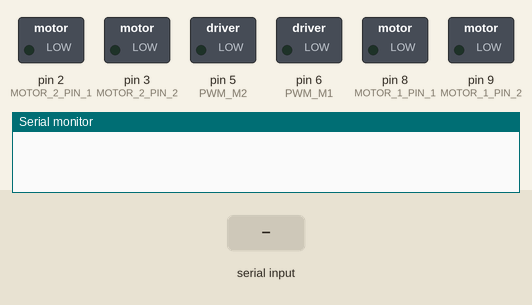
The sketch below on a simulated Arduino Uno, built with avr-gcc and run on an emulated ATmega328P. Shown: switched loads named in the sketch (green lamp = pin HIGH), the last lines printed to the serial monitor. The test bench sets the inputs (shaded band).

Above: at 1.2 s.
1.3 s: "F" received over Serial
At 1.6 s:
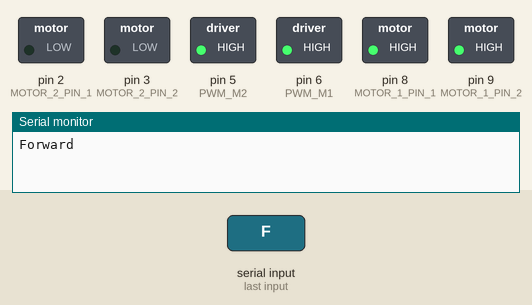
2.8 s: "B" received over Serial
At 3.9 s:
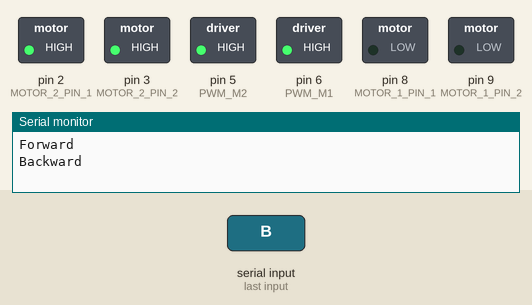
4.3 s: "L" received over Serial
At 5.1 s:
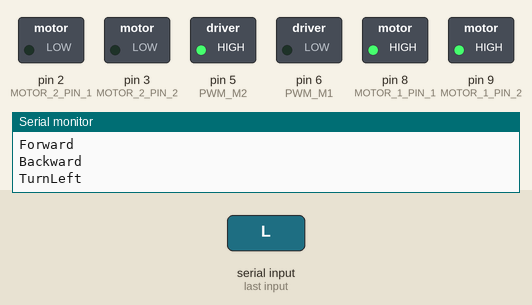
5.8 s: "R" received over Serial
At 6.2 s:
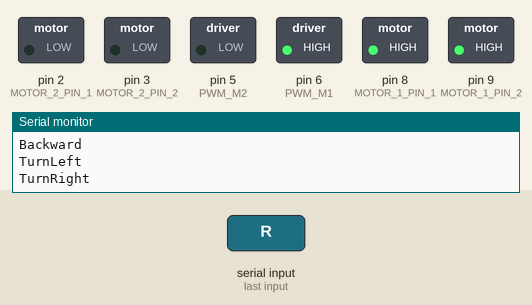
7.3 s: "S" received over Serial
At 8.6 s:
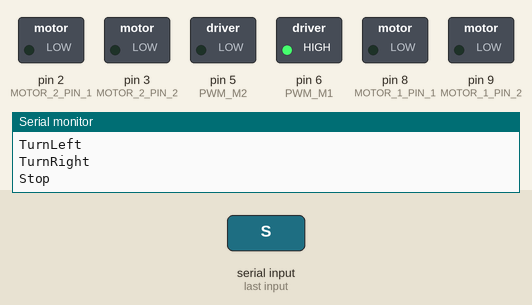
Timing chart, 0 to 9.8 s (numbered marks = the images above; inputs shaded):
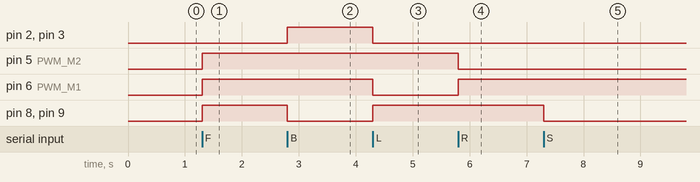

The sketch:

Motor_driver.ino
```cpp
const int PWM_M1=6;
const int PWM_M2=5;

const int MOTOR_1_PIN_1=8;
const int MOTOR_1_PIN_2=9;

const int MOTOR_2_PIN_1=2;
const int MOTOR_2_PIN_2=3;

int speed=255;

void setup() {
  // put your setup code here, to run once:
  pinMode(PWM_M1,OUTPUT);
  pinMode(PWM_M2,OUTPUT);

  pinMode(MOTOR_1_PIN_1,OUTPUT);
  pinMode(MOTOR_2_PIN_1,OUTPUT);

  pinMode(MOTOR_1_PIN_2,OUTPUT);
  pinMode(MOTOR_2_PIN_2,OUTPUT);
  Serial.begin(9600);
}

void loop() {
  // put your main code here, to run repeatedly:
  if(Serial.available())
  {
    char val = Serial.read();
    if(val == 'F')   //Forward
    {
        Serial.println("Forward");
  analogWrite(PWM_M1, speed);
  analogWrite(PWM_M2, speed);

  digitalWrite(MOTOR_1_PIN_1, HIGH);
  digitalWrite(MOTOR_2_PIN_1, LOW);

  digitalWrite(MOTOR_1_PIN_2, HIGH);
  digitalWrite(MOTOR_2_PIN_2, LOW);
    }
    else if(val == 'B')   //Backward
    {
        Serial.println("Backward");
  analogWrite(PWM_M1, speed);
  analogWrite(PWM_M2, speed);

  digitalWrite(MOTOR_1_PIN_1, LOW);
  digitalWrite(MOTOR_2_PIN_1, HIGH);

  digitalWrite(MOTOR_1_PIN_2, LOW);
  digitalWrite(MOTOR_2_PIN_2, HIGH);
    }
    else if(val == 'L')  //Left
    {
        Serial.println("TurnLeft");
  analogWrite(PWM_M1, 0);
  analogWrite(PWM_M2, speed);

  digitalWrite(MOTOR_1_PIN_1, HIGH);
  digitalWrite(MOTOR_2_PIN_1, LOW);

  digitalWrite(MOTOR_1_PIN_2, HIGH);
  digitalWrite(MOTOR_2_PIN_2, LOW);
    }
    else if(val == 'R')  //Right
    {
      Serial.println("TurnRight");
  analogWrite(PWM_M1, speed);
  analogWrite(PWM_M2, 0);

  digitalWrite(MOTOR_1_PIN_1, HIGH);
  digitalWrite(MOTOR_2_PIN_1, LOW);

  digitalWrite(MOTOR_1_PIN_2, HIGH);
  digitalWrite(MOTOR_2_PIN_2, LOW);
    }

    else if(val == 'S')  //Stop
    {
        Serial.println("Stop");
  digitalWrite(MOTOR_1_PIN_1, LOW);
  digitalWrite(MOTOR_2_PIN_1, LOW);

  digitalWrite(MOTOR_1_PIN_2, LOW);
  digitalWrite(MOTOR_2_PIN_2, LOW);
    }
}
}
```

Measured:
- after the input at 1.3 s, pin 5 (PWM_M2), pin 6 (PWM_M1), pin 8 (MOTOR_1_PIN_1), pin 9 (MOTOR_1_PIN_2): LOW → HIGH at once
- after the input at 2.8 s, pin 2 (MOTOR_2_PIN_1), pin 3 (MOTOR_2_PIN_2): LOW → HIGH at once; pin 8 (MOTOR_1_PIN_1), pin 9 (MOTOR_1_PIN_2): HIGH → LOW at once
- after the input at 4.3 s, pin 2 (MOTOR_2_PIN_1), pin 3 (MOTOR_2_PIN_2), pin 6 (PWM_M1): HIGH → LOW at once; pin 8 (MOTOR_1_PIN_1), pin 9 (MOTOR_1_PIN_2): LOW → HIGH at once
- after the input at 5.8 s, pin 5 (PWM_M2): HIGH → LOW at once; pin 6 (PWM_M1): LOW → HIGH at once
- after the input at 7.3 s, pin 8 (MOTOR_1_PIN_1), pin 9 (MOTOR_1_PIN_2): HIGH → LOW at once
